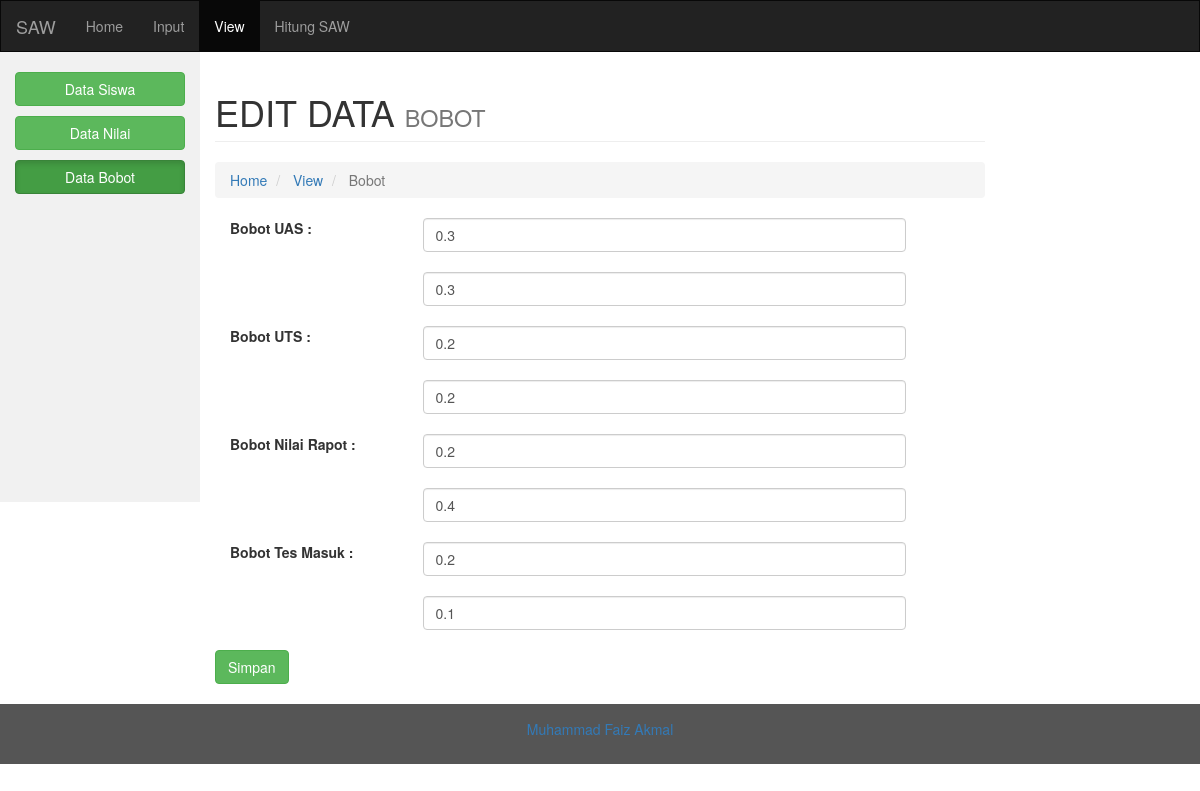
/edatabobot.php, run on the app's committed database.
### tables this page shows
CREATE TABLE `tb_bobot` (
  `B_UAS` double NOT NULL,
  `B_UTS` double NOT NULL,
  `B_nilairapot` double NOT NULL,
  `B_tesmasuk` double NOT NULL
);

### edatabobot.php (the view, shortened to what this page needs)
<!DOCTYPE html>
<html lang="en">
    <?php
    include('koneksi.php');
?>
<head>
  <link rel="stylesheet" href="https://maxcdn.bootstrapcdn.com/bootstrap/3.3.7/css/bootstrap.min.css">
  <link rel="stylesheet" href="css/style.css">
</head>
<body>
<nav class="navbar navbar-inverse">
  <div class="container-fluid">
    <div class="navbar-header">
      <a class="navbar-brand" href="index.php">SAW</a>
    </div>
    <div class="collapse navbar-collapse" id="myNavbar">
      <ul class="nav navbar-nav">
        <li><a href="index.php">Home</a></li>
        <li><a href="idatasiswa.php">Input</a></li>
        <li class="active"><a href="vdatasiswa.php">View</a></li>
        <li><a href="matrikskeputusan.php">Hitung SAW</a></li>
      </ul>
    </div>
  </div>
</nav>
<div class="container-fluid text-center">
  <div class="row content">
     <div class="col-sm-2 sidenav">
      <p><a href="vdatasiswa.php"><button type="button" class="btn btn-success btn-block">Data Siswa</button></a></p>
      <p><a href="vdatanilai.php"><button type="button" class="btn btn-success btn-block">Data Nilai</button></a></p>
      <p><a href="vdatabobot.php"><button type="button" class="btn btn-success btn-block active">Data Bobot</button></a></p>
    </div>
    <div class="col-sm-8 text-left">
        <h1 class="page-header">
                EDIT DATA <small> BOBOT</small>
        </h1>
        <ol class="breadcrumb">
                            <li>
                                <i class="fa fa-dashboard"></i>  <a href="index.php">Home</a>
                            </li>
                            <li>
                                <i class="fa fa-dashboard"></i>  <a href="vdatabobot.php">View</a>
                            </li>
                            <li class="active">
                                <i class="fa fa-bar-chart-o"></i>Bobot
                            </li>
        </ol>
<form name="frm" id="myForm" method="post"  enctype="multipart/form-data">
     <div class="form-group has-feedback">
         <label class="control-label col-sm-3" for="uas">Bobot UAS :</label>
				<div class="col-sm-8">
					 <?php
                       $tampil = "SELECT * FROM tb_bobot ";
                       $sql = mysqli_query ($konek_db,$tampil);
                       while($data = mysqli_fetch_array ($sql))
                    {
                        echo "<input type='text' name='uas' class='form-control' id='bobotuas' value='".$data[0]."'><br>";
                    }
                ?>
				</div>
			</div>
        <div class="form-group has-feedback">
         <label class="control-label col-sm-3" for="uts">Bobot UTS :</label>
				<div class="col-sm-8">
					<?php
                       $tampil = "SELECT * FROM tb_bobot ";
                       $sql = mysqli_query ($konek_db,$tampil);
                       while($data = mysqli_fetch_array ($sql))
                    {
                        echo "<input type='text' name='uts' class='form-control' id='bobotuts' value='".$data[1]."'><br>";
                    }
                ?>
				</div>
			</div>
        <div class="form-group has-feedback">
         <label class="control-label col-sm-3" for="rapot">Bobot Nilai Rapot :</label>
				<div class="col-sm-8">
					<?php
                       $tampil = "SELECT * FROM tb_bobot ";
                       $sql = mysqli_query ($konek_db,$tampil);
                       while($data = mysqli_fetch_array ($sql))
                    {
                        echo "<input type='text' name='rapot' class='form-control' id='bobotrapot' value='".$data[2]."'><br>";
                    }
                ?>
				</div>
			</div>
        <div class="form-group has-feedback">
         <label class="control-label col-sm-3" for="tes">Bobot Tes Masuk :</label>
				<div class="col-sm-8">
					<?php
                       $tampil = "SELECT * FROM tb_bobot ";
                       $sql = mysqli_query ($konek_db,$tampil);
                       while($data = mysqli_fetch_array ($sql))
                    {
                        echo "<input type='text' name='tes' class='form-control' id='bobottes' value='".$data[3]."'><br>";
                    }
                ?>
				</div>
			</div>
                <button type="submit" name ="submit" class="btn btn-success"  onclick="return checkInput()">Simpan</button><br><br>
        </form>
    </div>
  </div>
</div>
<footer class="container-fluid text-center">
  <a href="https://about.me/faizakmal"><p>Muhammad Faiz Akmal</p></a>
</footer>
</body>
</html>

### css/style.css (style rules this page uses)
.navbar { margin-bottom: 0; border-radius: 0; }
.row.content { height: 450px }
.sidenav { padding-top: 20px; background-color: #f1f1f1; height: 100%; }
footer { background-color: #555; color: white; padding: 15px; }

### data on the page
tb_bobot: uas "0.3", uts "0.2", rapot "0.2", tes "0.2"
tb_bobot: uas "0.3", uts "0.2", rapot "0.4", tes "0.1"
